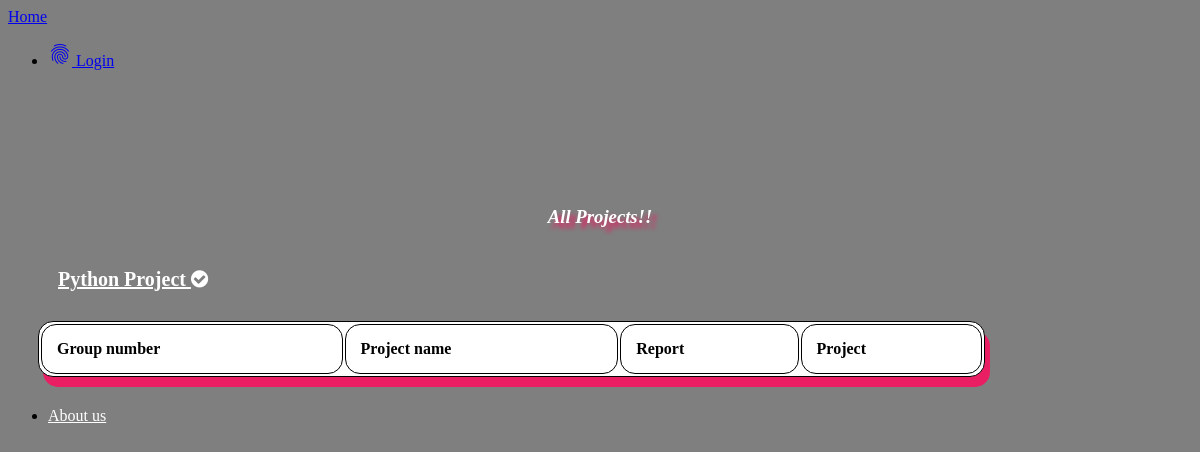
The page /all_projects.html on the database as committed earlier.
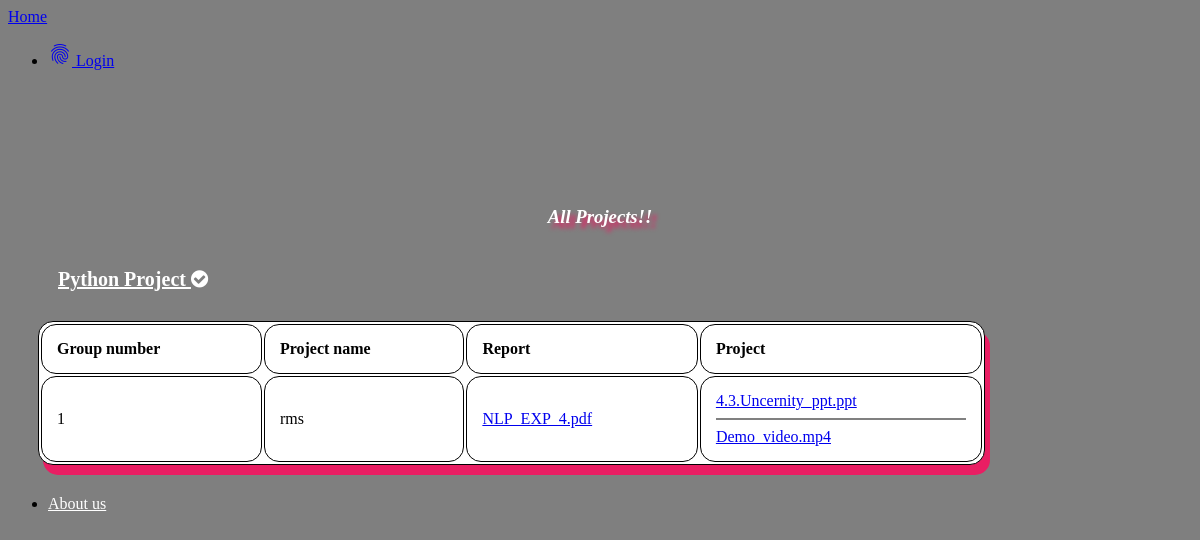
The same page on the database as committed later.
### webapp/models.py (models this page shows)
class Project_Group(models.Model):
    grp_number = models.IntegerField(primary_key=True)
    proj_name = models.CharField(max_length=50)
    mem1 = models.CharField(max_length=50)
    mem2 = models.CharField(max_length=50)
    eid1 = models.EmailField()
    eid2 = models.EmailField()
    mob_number1 = models.CharField(max_length=10)
    mob_number2 = models.CharField(max_length=10)
    pass_p1 = models.CharField(max_length=10,null  = True, blank = True ,default = "xyz")
    pass_p2 = models.CharField(max_length=10,null  = True, blank = True ,default = "xyz")
    f1 = models.FileField(null  = True, blank = True )
    f2 = models.FileField(null  = True, blank = True )
    f3 = models.FileField(null  = True, blank = True )
    remark = models.CharField(max_length=1000,null  = True, blank = True ,default = " ")
    status = models.CharField(max_length=1, null=True, blank=True,default="N")
    guide = models.ForeignKey(Project_Guide, on_delete=models.CASCADE,default=" ")
    flag = models.BooleanField(default="False")

### webapp/views.py (the view)
# urls.py: path("all_projects.html",views.all_projects,name = 'all_projects'),
def all_projects(request):
    submit = models.Project_Group.objects.filter(status = "A",flag = True)
    stu = {
        'grp': submit
    }
    return render(request,'all_projects.html',stu)

### webapp/templates/all_projects.html (shortened to what this page needs)
<!DOCTYPE html>
<html lang="en">
<head>
  <link rel="stylesheet" href="https://maxcdn.bootstrapcdn.com/font-awesome/latest/css/font-awesome.min.css">
  <link href="https://appsrv1-147a1.kxcdn.com/material-dashboard-pro/css/material-dashboard.min.css?v=2.1.2" rel="stylesheet" />
</head>
<body class="off-canvas-sidebar">
  <nav class="navbar navbar-expand-lg navbar-transparent navbar-absolute fixed-top text-white">
    <div class="container">
      <div class="navbar-wrapper">
        <a class="navbar-brand" href="/">Home</a>
      </div>
      <div class="collapse navbar-collapse justify-content-end">
        <ul class="navbar-nav">
          <li class="nav-item ">
            <a href="/" class="nav-link">
              <i class="material-icons">fingerprint</i>
              Login
            </a>
          </li>
        </ul>
      </div>
    </div>
  </nav>
 <div class="container" style="padding-top:80px;position:relative;" >
      <h3 style="margin:40px;color:white;text-align:center;font-family:Times New Roman;text-shadow: 5px 5px 4px #e91e63;"> <b><i>All Projects!!</i></b></h3>
        <span style="margin:50px;color:white;position:relative;font-size:20px;font-family:Times New Roman;"><b><u>Python Project <i class="fa fa-check-circle"></i></u></b></span>
         <table style="width:80%;box-shadow: 5px 10px #e91e63;">
            <tr>
              <th>Group number</th>
              <th>Project name</th>
              <th>Report</th>
              <th>Project</th>
            </tr>
            {% for i in grp %}
            <tr>
              <td>{{ i.grp_number}}</td>
                <td>{{ i.proj_name}}</td>
              <td>
                  <a target=_blank href="{{i.f1.url}}">{{ i.f1}}</a>
              </td>
              <td>
                   <a target=_blank href="{{i.f2.url}}">{{ i.f2}}</a>
                  <br><hr style="border: 1px solid gray;">
                   <a target=_blank href="{{i.f3.url}}">{{ i.f3}}</a>
              </td>
            </tr>
            {% endfor %}
         </table>
    </div>
  <footer class="footer" style="position:relative;">
    <div class="container">
      <nav class="float-left">
        <ul>
          <li>
            <a href="{% url 'about_us'%}" style="color:white;">
               About us
            </a>
          </li>
        </ul>
      </nav>
    </div>
  </footer>
</body>
</html>

### webapp/templates/all_projects.html (style rules this page uses)
table,th,td { border: 1px solid black; border-radius: 15px; border-collapse: separate; margin:30px; pading: 50px; background-color: white; }
th, td { padding: 15px; text-align: left; border-left:solid black 1px; border-top:solid black 1px; }
body { background-image:linear-gradient(rgba(0, 0, 0, 0.5),rgba(0, 0, 0, 0.5)),url('https://appsrv1-147a1.kxcdn.com/material-dashboard-pro/img/login.jpg'); background-size: cover; background-position: top center; }

Rows that differ between the two databases and show on the page:
added Project_Group: grp_number "1", proj_name "rms", f1 "NLP_EXP_4.pdf", f2 "4.3.Uncernity_ppt.ppt", f3 "Demo_video.mp4"
